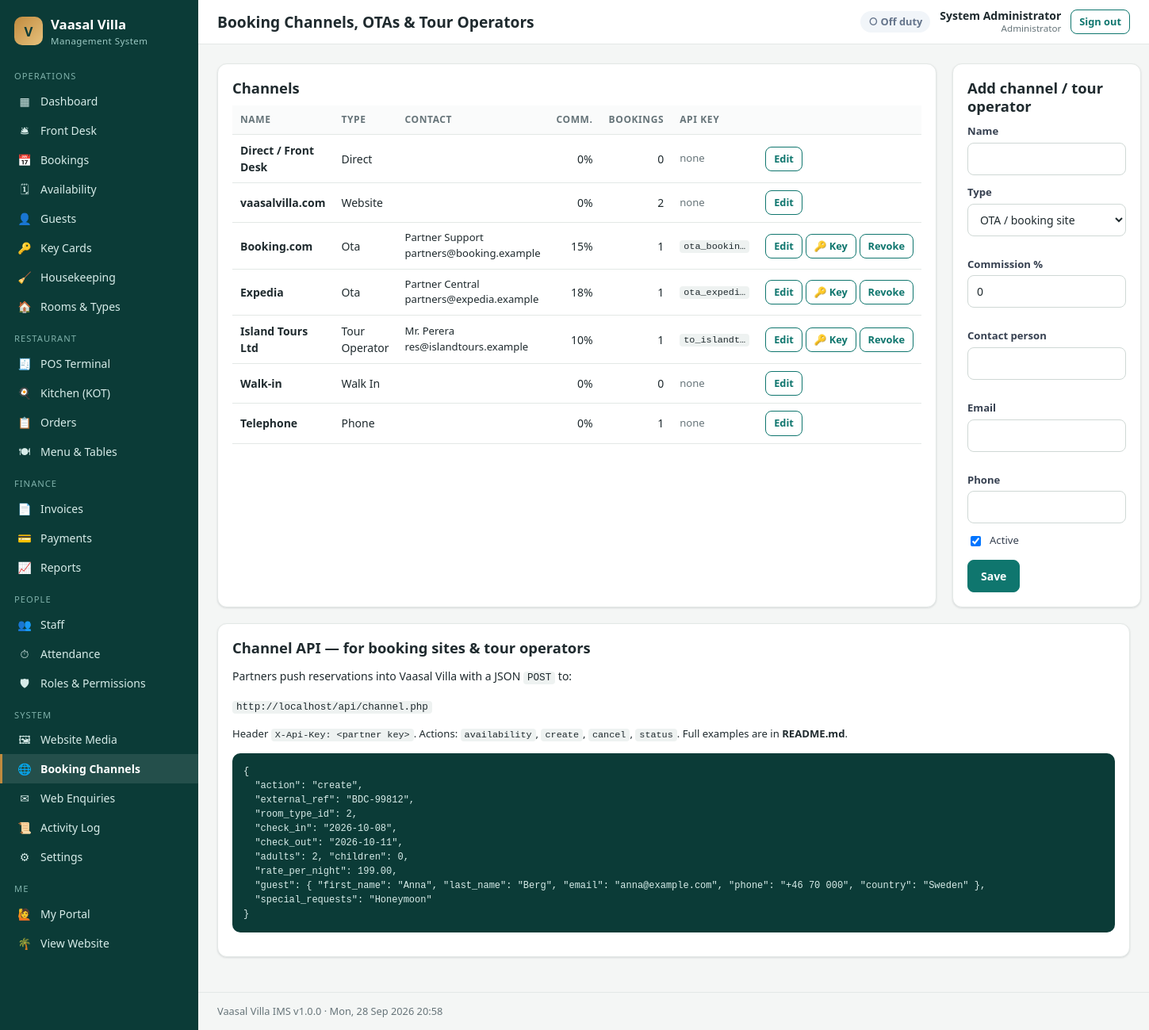
Screenshot of /admin/channels.php (signed in) with the database file from the repository.
### tables this page shows
CREATE TABLE users (
  id            INT UNSIGNED AUTO_INCREMENT PRIMARY KEY,
  role_id       INT UNSIGNED NOT NULL,
  full_name     VARCHAR(120) NOT NULL,
  username      VARCHAR(60)  NOT NULL UNIQUE,
  email         VARCHAR(160) NULL,
  phone         VARCHAR(40)  NULL,
  password_hash VARCHAR(255) NOT NULL,
  department    VARCHAR(60)  NULL,
  hourly_rate   DECIMAL(10,2) NOT NULL DEFAULT 0,
  is_active     TINYINT(1)   NOT NULL DEFAULT 1,
  last_login    DATETIME     NULL,
  created_at    DATETIME     NOT NULL DEFAULT CURRENT_TIMESTAMP,
  CONSTRAINT fk_user_role FOREIGN KEY (role_id) REFERENCES roles(id)
);

CREATE TABLE roles (
  id          INT UNSIGNED AUTO_INCREMENT PRIMARY KEY,
  name        VARCHAR(60)  NOT NULL,
  slug        VARCHAR(60)  NOT NULL UNIQUE,
  description VARCHAR(255) NULL
);

CREATE TABLE booking_sources (
  id             INT UNSIGNED AUTO_INCREMENT PRIMARY KEY,
  name           VARCHAR(100) NOT NULL,
  type           ENUM('direct','website','ota','tour_operator','walk_in','phone') NOT NULL,
  contact_person VARCHAR(100) NULL,
  email          VARCHAR(160) NULL,
  phone          VARCHAR(40)  NULL,
  commission_pct DECIMAL(5,2) NOT NULL DEFAULT 0,
  api_key        VARCHAR(64)  NULL UNIQUE,
  is_active      TINYINT(1)   NOT NULL DEFAULT 1
);

### includes/db.php (called while the page is built, shortened)
<?php
function db(): PDO
{
    static $pdo = null;
    if ($pdo === null) {
        $dsn = 'mysql:host=' . DB_HOST . ';port=' . DB_PORT . ';dbname=' . DB_NAME . ';charset=utf8mb4';
        try {
            $pdo = new PDO($dsn, DB_USER, DB_PASS, [
                PDO::ATTR_ERRMODE            => PDO::ERRMODE_EXCEPTION,
                PDO::ATTR_DEFAULT_FETCH_MODE => PDO::FETCH_ASSOC,
                PDO::ATTR_EMULATE_PREPARES   => false,
            ]);
            $pdo->exec("SET time_zone = '" . (new DateTime())->format('P') . "'");
        } catch (PDOException $e) {
            http_response_code(500);
            $msg = APP_DEBUG ? htmlspecialchars($e->getMessage()) : 'Database connection failed.';
            exit('<div style="font-family:sans-serif;max-width:640px;margin:60px auto;padding:24px;border:1px solid #fca5a5;background:#fef2f2;border-radius:10px">'
                . '<h2 style="margin-top:0;color:#b91c1c">Database connection failed</h2><p>' . $msg . '</p>'
                . '<p>Make sure MySQL is running in the XAMPP Control Panel and that <code>database.sql</code> has been imported. '
                . 'Credentials are in <code>config/config.php</code>.</p></div>');
        }
    }
    return $pdo;
}
function q(string $sql, array $params = []): PDOStatement
{
    $st = db()->prepare($sql);
    $st->execute($params);
    return $st;
}
function q_all(string $sql, array $params = []): array
{
    return q($sql, $params)->fetchAll();
}
function q_row(string $sql, array $params = []): ?array
{
    $r = q($sql, $params)->fetch();
    return $r === false ? null : $r;
}
function q_val(string $sql, array $params = [])
{
    $v = q($sql, $params)->fetchColumn();
    return $v === false ? null : $v;
}

### includes/auth.php (called while the page is built, shortened)
<?php
function current_user(): ?array
{
    static $user = false, $cachedFor = null;
    $sid = $_SESSION['user_id'] ?? null;
    if ($user !== false && $cachedFor === $sid) return $user;
    $cachedFor = $sid;
    $user = null;
    if (!empty($_SESSION['user_id'])) {
        $user = q_row('SELECT u.*, r.name AS role_name, r.slug AS role_slug FROM users u JOIN roles r ON r.id = u.role_id WHERE u.id = ? AND u.is_active = 1', [$_SESSION['user_id']]);
        $user['permissions'] = array_column(q_all(
            'SELECT p.slug FROM role_permissions rp JOIN permissions p ON p.id = rp.permission_id WHERE rp.role_id = ?',
            [$user['role_id']]
        ), 'slug');
    }
    return $user;
}
function can(string $perm): bool
{
    $u = current_user();
    return $u['role_slug'] === 'admin' || in_array($perm, $u['permissions'], true);
}
function require_login(): array
{
    $u = current_user();
    return $u;
}
function require_perm($perms): array
{
    $u = require_login();
    return $u;
}
function home_path(): string
{
    if (can('dashboard.view')) return 'admin/index.php';
    return 'staff/index.php';
}

### admin/channels.php (the view, shortened to what this page needs)
<?php
require_perm('settings.manage');
$title = 'Booking Channels, OTAs & Tour Operators';
$active = 'channels';
$rows = q_all("SELECT s.*, (SELECT COUNT(*) FROM bookings b WHERE b.source_id=s.id AND b.status NOT IN ('cancelled','no_show')) n FROM booking_sources s ORDER BY s.type, s.name");
$edit = input_int('edit') ? q_row('SELECT * FROM booking_sources WHERE id=?', [input_int('edit')]) : null;
$endpoint = (isset($_SERVER['HTTP_HOST']) ? (!empty($_SERVER['HTTPS']) ? 'https://' : 'http://') . $_SERVER['HTTP_HOST'] : '') . url('api/channel.php');
require __DIR__ . '/../includes/admin_header.php';
?>
<div class="grid g-2-1">
  <div class="card">
    <h2>Channels</h2>
    <div class="table-wrap"><table class="table"><thead><tr><th>Name</th><th>Type</th><th>Contact</th><th class="num">Comm.</th><th class="num">Bookings</th><th>API key</th><th></th></tr></thead><tbody>
    <?php foreach ($rows as $r): ?>
      <tr style="<?= $r['is_active'] ? '' : 'opacity:.5' ?>"><td><b><?= e($r['name']) ?></b></td><td><?= e(label($r['type'])) ?></td><td class="small"><?= e($r['contact_person']) ?><br><?= e($r['email']) ?></td>
      <td class="num"><?= (float) $r['commission_pct'] ?>%</td><td class="num"><?= $r['n'] ?></td>
      <td class="small"><?= $r['api_key'] ? '<code>' . e(substr($r['api_key'], 0, 10)) . '…</code>' : '<span class="muted">none</span>' ?></td>
      <td class="right nowrap"><a class="btn btn-sm btn-ghost" href="?edit=<?= $r['id'] ?>">Edit</a>
        <?php if (in_array($r['type'], ['ota', 'tour_operator'], true)): ?>
        <form method="post" class="inline-form" data-confirm="Generate a new API key? The old key will stop working."><button class="btn btn-sm btn-ghost">🔑 Key</button></form>
        <?php if ($r['api_key']): ?><form method="post" class="inline-form"><button class="btn btn-sm btn-ghost">Revoke</button></form><?php endif; ?>
        <?php endif; ?></td></tr>
    <?php endforeach; ?>
    </tbody></table></div>
  </div>
  <div class="card">
    <?php $f = $edit ?: ['id' => 0, 'name' => '', 'type' => 'ota', 'contact_person' => '', 'email' => '', 'phone' => '', 'commission_pct' => 0, 'is_active' => 1]; ?>
    <h2><?= $edit ? 'Edit ' . e($f['name']) : 'Add channel / tour operator' ?></h2>
    <form method="post"><?= csrf_field() ?><input type="hidden" name="action" value="save"><input type="hidden" name="id" value="<?= $f['id'] ?>">
      <div class="field"><label>Name</label><input name="name" value="<?= e($f['name']) ?>" required></div>
      <div class="form-grid">
        <div class="field"><label>Type</label><select name="type"><?= options(['ota' => 'OTA / booking site', 'tour_operator' => 'Tour operator', 'website' => 'Own website', 'direct' => 'Direct', 'walk_in' => 'Walk-in', 'phone' => 'Phone'], $f['type']) ?></select></div>
        <div class="field"><label>Commission %</label><input type="number" step="0.01" name="commission_pct" value="<?= e($f['commission_pct']) ?>"></div>
        <div class="field"><label>Contact person</label><input name="contact_person" value="<?= e($f['contact_person']) ?>"></div>
        <div class="field"><label>Email</label><input name="email" value="<?= e($f['email']) ?>"></div>
        <div class="field"><label>Phone</label><input name="phone" value="<?= e($f['phone']) ?>"></div>
      </div>
      <label class="check"><input type="checkbox" name="is_active" value="1" <?= $f['is_active'] ? 'checked' : '' ?>> Active</label>
      <div class="form-actions"><button class="btn">Save</button><?php if ($edit): ?><a class="btn btn-ghost" href="channels.php">New</a><?php endif; ?></div>
    </form>
  </div>
</div>
<div class="card">
  <h2>Channel API — for booking sites &amp; tour operators</h2>
  <p>Partners push reservations into Vaasal Villa with a JSON <code>POST</code> to:</p>
  <p><code><?= e($endpoint) ?></code></p>
  <p class="small">Header <code>X-Api-Key: &lt;partner key&gt;</code>. Actions: <code>availability</code>, <code>create</code>, <code>cancel</code>, <code>status</code>. Full examples are in <b>README.md</b>.</p>
<pre style="background:#0b3b37;color:#d7ece9;padding:14px;border-radius:10px;overflow:auto;font-size:12px">{
  "action": "create",
  "external_ref": "BDC-99812",
  "room_type_id": 2,
  "check_in": "<?= date('Y-m-d', strtotime('+10 day')) ?>",
  "check_out": "<?= date('Y-m-d', strtotime('+13 day')) ?>",
  "adults": 2, "children": 0,
  "rate_per_night": 199.00,
  "guest": { "first_name": "Anna", "last_name": "Berg", "email": "anna@example.com", "phone": "+46 70 000", "country": "Sweden" },
  "special_requests": "Honeymoon"
}</pre>
</div>
<?php require __DIR__ . '/../includes/admin_footer.php'; ?>

### includes/admin_header.php (shortened to what this page needs)
<?php
$__u = current_user();
$active = $active ?? '';
$__nav = [
    ['Operations', [
        ['dashboard',   'admin/index.php',        'Dashboard',        '▦', ['dashboard.view']],
        ['frontdesk',   'admin/frontdesk.php',    'Front Desk',       '🛎', ['frontdesk.manage']],
        ['bookings',    'admin/bookings.php',     'Bookings',         '📅', ['bookings.manage']],
        ['calendar',    'admin/calendar.php',     'Availability',     '🗓', ['bookings.manage', 'frontdesk.manage']],
        ['guests',      'admin/guests.php',       'Guests',           '👤', ['guests.manage']],
        ['keycards',    'admin/keycards.php',     'Key Cards',        '🔑', ['keycards.manage']],
        ['housekeeping','admin/housekeeping.php', 'Housekeeping',     '🧹', ['housekeeping.manage']],
        ['rooms',       'admin/rooms.php',        'Rooms & Types',    '🏠', ['rooms.manage']],
    ]],
    ['Restaurant', [
        ['pos',         'pos/index.php',          'POS Terminal',     '🧾', ['pos.use']],
        ['kitchen',     'pos/kitchen.php',        'Kitchen (KOT)',    '🍳', ['kitchen.view']],
        ['orders',      'admin/orders.php',       'Orders',           '📋', ['pos.settle', 'billing.manage']],
        ['menu',        'admin/menu.php',         'Menu & Tables',    '🍽', ['menu.manage']],
    ]],
    ['Finance', [
        ['invoices',    'admin/invoices.php',     'Invoices',         '📄', ['billing.manage']],
        ['payments',    'admin/payments.php',     'Payments',         '💳', ['billing.manage']],
        ['reports',     'admin/reports.php',      'Reports',          '📈', ['reports.view']],
    ]],
    ['People', [
        ['staff',       'admin/staff.php',        'Staff',            '👥', ['staff.manage']],
        ['attendance',  'admin/attendance.php',   'Attendance',       '⏱', ['staff.manage']],
        ['roles',       'admin/roles.php',        'Roles & Permissions','🛡', ['roles.manage']],
    ]],
    ['System', [
        ['media',       'admin/media.php',        'Website Media',    '🖼', ['settings.manage']],
        ['channels',    'admin/channels.php',     'Booking Channels', '🌐', ['settings.manage']],
        ['messages',    'admin/messages.php',     'Web Enquiries',    '✉', ['dashboard.view']],
        ['log',         'admin/activity.php',     'Activity Log',     '📜', ['settings.manage']],
        ['settings',    'admin/settings.php',     'Settings',         '⚙', ['settings.manage']],
    ]],
];
$__myDuty = $__u ? q_val('SELECT id FROM attendance WHERE user_id = ? AND clock_out IS NULL ORDER BY id DESC LIMIT 1', [$__u['id']]) : null;
?><!DOCTYPE html>
<html lang="en">
<head>
<link rel="stylesheet" href="<?= e(url('assets/css/admin.css')) ?>">
</head>
<body class="admin">
<aside class="sidebar" id="sidebar">
  <a class="brand" href="<?= e(url(home_path())) ?>"><span class="brand-mark">V</span><span>Vaasal Villa<small>Management System</small></span></a>
  <nav>
  <?php foreach ($__nav as [$__group, $__items]):
      $__visible = array_filter($__items, fn($__i) => can_any($__i[4]));
      if (!$__visible) continue; ?>
    <div class="nav-group"><?= e($__group) ?></div>
    <?php foreach ($__visible as [$__key, $__href, $__text, $__icon]): ?>
      <a class="nav-link<?= $active === $__key ? ' active' : '' ?>" href="<?= e(url($__href)) ?>"><span class="ico"><?= $__icon ?></span><?= e($__text) ?></a>
    <?php endforeach; ?>
  <?php endforeach; ?>
    <div class="nav-group">Me</div>
    <a class="nav-link<?= $active === 'portal' ? ' active' : '' ?>" href="<?= e(url('staff/index.php')) ?>"><span class="ico">🙋</span>My Portal</a>
    <a class="nav-link" href="<?= e(url('index.php')) ?>" target="_blank"><span class="ico">🌴</span>View Website</a>
  </nav>
</aside>
<div class="main">
  <header class="topbar">
    <h1><?= e($title ?? '') ?></h1>
    <div class="topbar-right">
      <?php if (can('attendance.self')): ?>
        <a href="<?= e(url('staff/index.php')) ?>" class="duty <?= $__myDuty ? 'on' : 'off' ?>"><?= $__myDuty ? '● On duty' : '○ Off duty' ?></a>
      <?php endif; ?>
      <div class="user-chip"><b><?= e($__u['full_name'] ?? '') ?></b><small><?= e($__u['role_name'] ?? '') ?></small></div>
      <a class="btn btn-sm btn-ghost" href="<?= e(url('logout.php')) ?>">Sign out</a>
    </div>
  </header>
  <main class="content">

### rows the page displays
users: full_name "System Administrator", role.name "Administrator"
booking_sources: name "Direct / Front Desk", type "Direct", commission_pct "0", n "0", shows "none"
booking_sources: name "vaasalvilla.com", type "Website", commission_pct "0", n "2", shows "none"
booking_sources: name "Booking.com", type "Ota", contact_person "Partner Support", email "partners@booking.example", commission_pct "15", n "1", api_key "ota_bookin"
booking_sources: name "Expedia", type "Ota", contact_person "Partner Central", email "partners@expedia.example", commission_pct "18", n "1", api_key "ota_expedi"
booking_sources: name "Island Tours Ltd", type "Tour Operator", contact_person "Mr. Perera", email "res@islandtours.example", commission_pct "10", n "1", api_key "to_islandt"
booking_sources: name "Walk-in", type "Walk In", commission_pct "0", n "0", shows "none"
booking_sources: name "Telephone", type "Phone", commission_pct "0", n "1", shows "none"

### other values shown
$__group "OPERATIONS"
$__icon "▦"
$__text "Dashboard"
$__icon "🛎"
$__text "Front Desk"
$__icon "📅"
$__text "Bookings"
$__icon "🗓"
$__text "Availability"
$__icon "👤"
$__text "Guests"
$__icon "🔑"
$__text "Key Cards"
$__icon "🧹"
$__text "Housekeeping"
